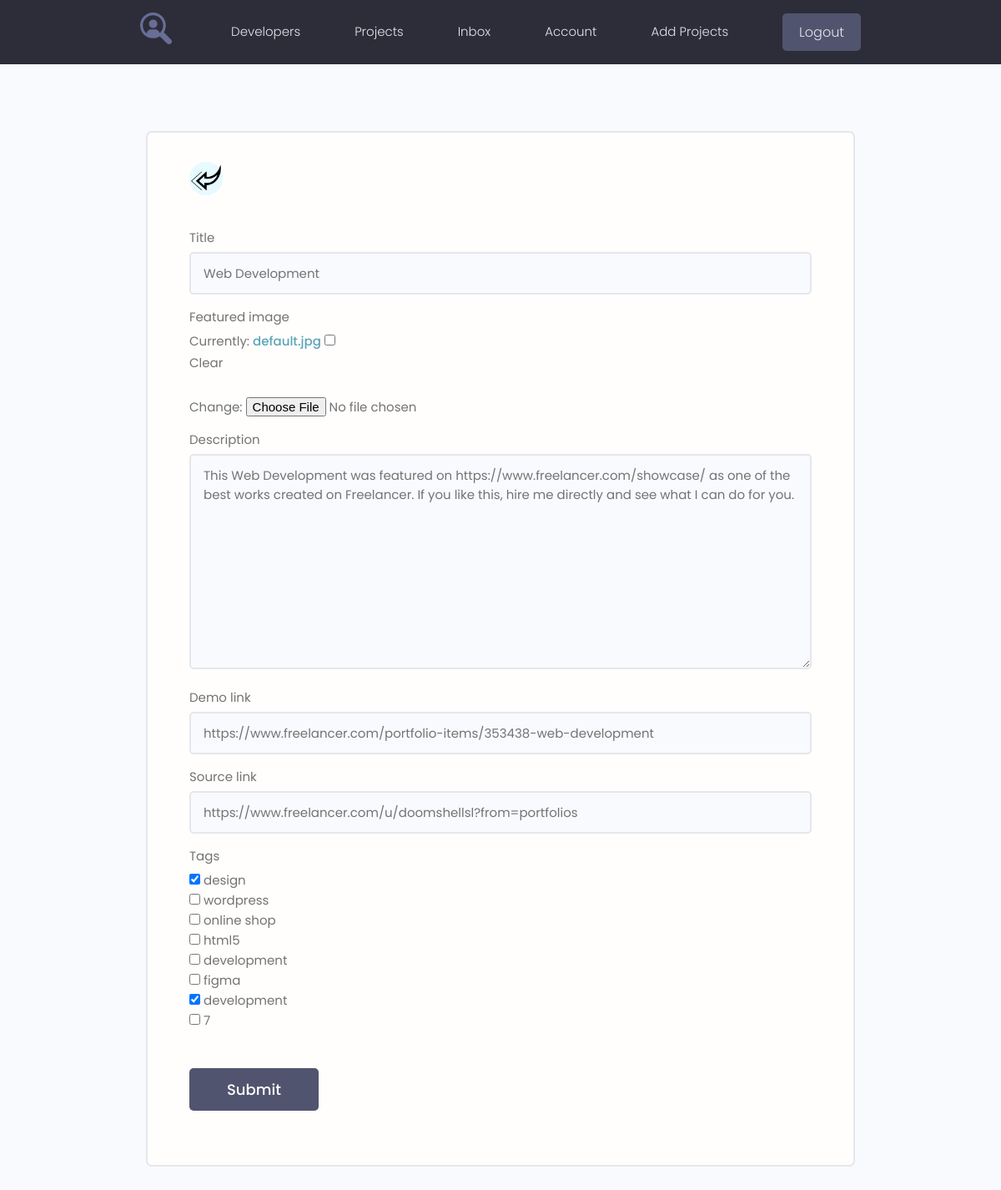
Page /projects/update-project/12/ (signed in) on the committed database.
### projects/models.py (models this page shows, shortened)
class Project(models.Model):
    owner = models.ForeignKey(Profile, on_delete=models.SET_NULL, null=True, blank=True)
    title = models.CharField(max_length=200)
    description = models.TextField(null=True, blank=True)
    featured_image = models.ImageField(null=True, blank=True, upload_to="projects/%Y/%m/%d/", default="default.jpg")
    demo_link = models.CharField(max_length=2000, null=True, blank=True)
    source_link = models.CharField(max_length=2000, null=True, blank=True)
    tags = models.ManyToManyField('Tag', blank=True)
    vote_total = models.IntegerField(default=0, null=True, blank=True)
    vote_ratio = models.IntegerField(default=0, null=True, blank=True)
    created = models.DateTimeField(auto_now_add=True)
    class Meta:
        ordering = ['-vote_ratio', '-vote_total', 'title']

### projects/views.py (the view, shortened to what this page needs)
# urls.py: path("update-project/<str:pk>/", views.update_project, name="update_project"),
@login_required(login_url="login")
def update_project(request, pk):
    profile = request.user.profile
    project = profile.project_set.get(id=pk)
    form = ProjectForm(instance=project)
    context = {'form': form, 'project': project}
    return render(request, 'projects/form-template.html', context)

### projects/forms.py
class ProjectForm(ModelForm):
    class Meta:
        model = Project
        fields = ['title', 'featured_image', 'description', 'demo_link', 'source_link', 'tags']
        widgets = {
            'tags': forms.CheckboxSelectMultiple(),
        }
    def __init__(self, *args, **kwargs):
        super().__init__(*args, **kwargs)
        for name, fields in self.fields.items():
            fields.widget.attrs.update({'class': 'input'})

### projects/models.py (called while the page is built)
    def __str__(self):
        return self.name

### projects/templates/projects/form-template.html (shortened to what this page needs)
{% extends 'projects/base.html' %}
{% block content %}
{% load static %}
<main class="formPage my-xl">
    <div class="content-box">
        <div class="formWrapper">
            <a class="backButton" href="{% url 'projects' %}"><img src="{% static 'images/left.png' %}" alt="left"></a>
            <br>
            <form class="form" method="POST" enctype="multipart/form-data">
                {% for field in form %}
                <div class="form__field">
                    <label for="formInput#text">{{ field.label }} </label>
                    {{ field }}
                </div>
                {% endfor %}
                <input class="btn btn--sub btn--lg  my-md" type="submit" value="Submit"/>
            </form>
        </div>
    </div>
</main>
{% endblock %}

### projects/static/styles/app.css (style rules this page uses)
:root { --color-sub: #2d2d39; }
.btn--sub { background-color: var(--color-sub-light); }
img { width: 100%; }
.content-box { width: 95%; max-width: 85rem; margin: 0 auto; }
.backButton { background: var(--color-main-light); color: var(--color-main); width: 4rem; height: 4rem; display: flex; align-items: center; justify-content: center; border-radius: 50%; }
.formPage .formWrapper { list-style: none; background: var(--color-white); padding: 3.5rem 5rem; border: 2px solid var(--color-light); border-radius: 0.7rem; }

### projects/static/uikit/styles/modules/_variables.css (style rules this page uses)
:root { --color-main: #5aa5b9; --color-main-light: #e6faff; --color-sub: #3f4156; --color-sub-light: #51546e; --color-sub-lighter: #ededfd; --color-text: #737373; --color-gray: #8b8b8b; --color-light: #e5e7eb; --color-light-gray: #767676; --color-bg: #f8fafd; --color-white: #fffefd; --color-white-light: #f3f3f3; --color-success: #359e64; --color-success-bg: #def8e8; --color-error: #fc4b0b; --color-error-bg: #fff2ee; --font-base: 'Poppins', arial, helvetica, 'Segoe UI', roboto, ubuntu, sans-serif; --font-monospace: 'Fira Code', 'Courier New', courier, monospace; --font-regular: 300; --font-medium: 500; --font-bold: 700; --generic-shadow: 1px 1px 5px #00000010; --generic-transition: all 0.3s ease-in-out; }

### projects/static/uikit/styles/modules/_base.css (style rules this page uses)
* { margin: 0; padding: 0; box-sizing: border-box; text-rendering: optimizeLegibility; color: inherit; font-size: inherit; }
html { font-size: 50%; }
@media only screen and (min-width: 480px) { html { font-size: 56.25%; } }
@media only screen and (min-width: 1200px) { html { font-size: 62.5%; } }
body { line-height: 1.6; font-weight: 400; font-size: 1.5rem; color: var(--color-text); background-color: var(--color-bg); min-height: 100vh; }

### projects/static/uikit/styles/modules/_typography.css (style rules this page uses)
* { font-family: var(--font-base); }
a { padding-bottom: 2px; text-decoration: none; display: inline-block; color: var(--color-main); font-weight: var(--font-medium); }

### projects/static/uikit/styles/modules/_utilities.css (style rules this page uses)
.my-md { margin: 3rem auto; }
.my-xl { margin: 8rem auto; }

### projects/static/uikit/styles/modules/_button.css (style rules this page uses)
.btn { display: inline-block; position: relative; cursor: pointer; background-color: var(--color-light); font-weight: var(--font-medium); color: var(--color-sub); text-decoration: none; padding: 1rem 2rem; border-radius: 0.5rem; border: none; width: -webkit-fit-content; width: -moz-fit-content; width: fit-content; height: -webkit-fit-content; height: -moz-fit-content; height: fit-content; font-size: 1.6rem; outline-width: 0; outline-color: transparent; -webkit-backface-visibility: hidden; backface-visibility: hidden; transition: all 0.3s ease-in-out; }
.btn--sub { background-color: var(--color-sub); color: var(--color-white); }
.btn--lg { font-size: 1.8rem; padding: 1.2rem 4.5rem; }

### projects/static/uikit/styles/modules/_form.css (style rules this page uses)
.form { display: block; }
.form__field { margin-top: 1.5rem; margin-bottom: 1.5rem; }
.form__label, .form__field > label { display: block; margin-bottom: 0.5rem; color: var(--color-text); }
input.input[type='text'], input.input[type='email'], input.input[type='password'], input.input[type='number'], textarea.input { min-width: 24rem; width: 100%; padding: 1.2rem 1.5rem; border-radius: 0.5rem; border: 2px solid var(--color-light); transition: all 0.3s ease-in-out; background-color: var(--color-bg); }

### rows in the picture
Project: form "Web Development" "This Web Development was featured on https://www.freelancer.com/showcase/ as one of the best works created on Freelancer. If you like this, hire me directly and see what I can do for you." "https://www.freelancer.com/portfolio-items/353438-web-development" "https://www.freelancer.com/u/doomshellsl?from=portfolios"

### other values in the picture
{{ field.label }} "Title" "Featured image" "Description" "Demo link" "Source link" "Tags"
